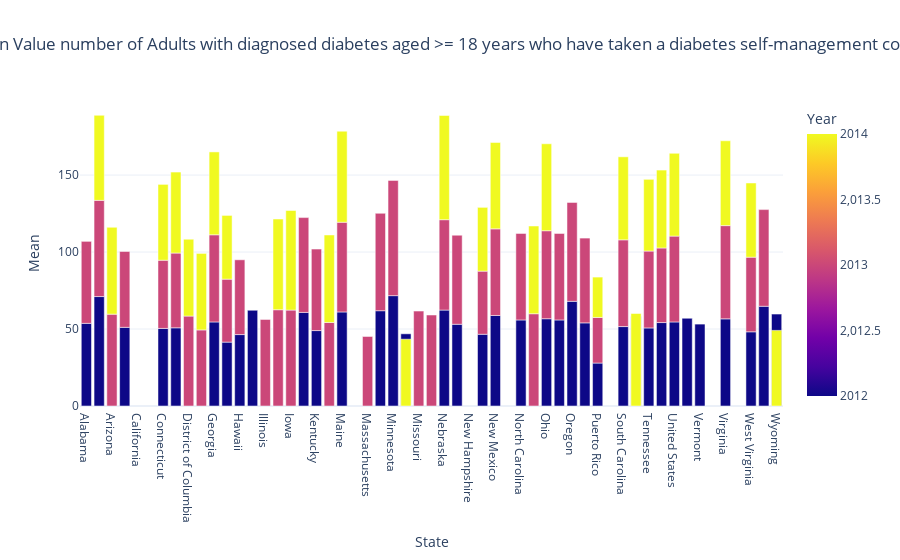
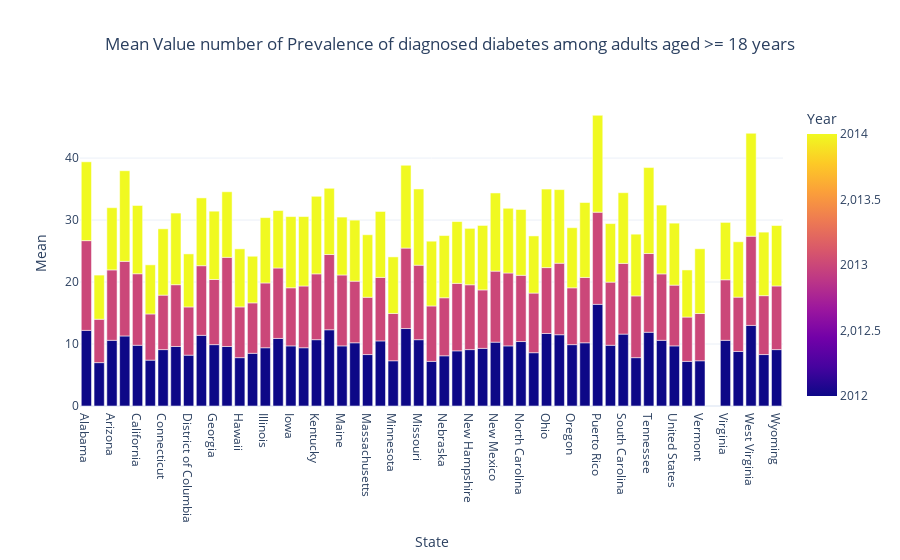

Notebook source saved alongside these figures, in order:
### Markdown cell above
<h2>Key information on Alcohol Consumption</h2>
We retrieved some very useful informations already. The histograms show that the datasets are normally distributed and the boxplots enable us to visualize the amount of outliers. Outliers represent groups of people that have a large consumption of alcohol and that could lead to secondary health problems.
<br><br>
Furthermore, the alcohol consumption frequency is 4 days per week. We also discovered that the average person drinks over 7 drinks on a given occasion. The CDC considers excessive alcohol use for anyone drinking 4+ drinks each time and alcohol abuse with 14+ drinks per week. This means that the average american consumes <u>28 drinks</u> per week and over 50% has a harmful consumption of alcohol.
<br><br>
The pile graphs show a detailed distribution of each data per State per year alongside the US mean values. 
<br><br>
<b>Note 3:</b> Guam, Puerto Rico, The Virgin Islands and American Samoa are considered as extraterritorial part of the US and data was presented whenever available.
<br>
<b>Note 4:</b> The Virgins Islands graph is empty due to the error being over 30% on the data collected.

### Code cell
# Filter for 'Mean' DataValueType and 'Diabetes' Disease
diabetes_data = filtered_collected_data[(filtered_collected_data['DataValueType'] == 'Crude Prevalence') & (filtered_collected_data['Disease'].str.contains('Diabetes', case=False))]

# filtering two types of questions from diabetes 
questions_filter = ['Prevalence of diagnosed diabetes among adults aged >= 18 years',
                    'Adults with diagnosed diabetes aged >= 18 years who have taken a diabetes self-management course']

# Filter the diabetes_data based on the specific questions
filtered_diabetes_data = diabetes_data[diabetes_data['Question'].isin(questions_filter)]

# Loop through each unique type of data in the 'Question' column
questions = filtered_diabetes_data['Question'].unique()

for question in questions:
    question_data = filtered_diabetes_data[filtered_diabetes_data['Question'] == question]
    if question_data.empty:
        print(f"No data available for question: {question}")
        continue

    # Plotting graphs of DataValueAlt to check distribution
    fig, axs = plt.subplots(1, 2, figsize=(12, 5))

    # Histogram
    axs[0].hist(question_data['DataValueAlt'].dropna(), bins=10)
    axs[0].set_xlabel('DataValueAlt')
    axs[0].set_ylabel('Frequency')
    axs[0].set_title(f'Histogram of {question}')

    # Boxplot
    axs[1].boxplot(question_data['DataValueAlt'].dropna())
    axs[1].set_xlabel('DataValueAlt')
    axs[1].set_ylabel('Values')
    axs[1].set_title(f'Boxplot of {question}')
    axs[1].grid(False)

    # Adjusting the layout
    plt.tight_layout()
    plt.show()

    print(f'Here is the description of the dataset for the column "DataValueAlt" for\n {question}:\n')
    print(question_data['DataValueAlt'].describe())

    # Calculating the outliers
    Q1 = question_data['DataValueAlt'].quantile(0.25)
    Q3 = question_data['DataValueAlt'].quantile(0.75)
    IQR = Q3 - Q1
    inferior_limit = Q1 - 1.5 * IQR
    superior_limit = Q3 + 1.5 * IQR

    # Filtering the outliers
    outliers = question_data[(question_data['DataValueAlt'] < inferior_limit) | (question_data['DataValueAlt'] > superior_limit)]

    print(f"The superior limit is {superior_limit:.2f}.\n The inferior limit is {inferior_limit:.2f}.\n The Interquartile Range is {IQR:.2f}.")
    
    # Grouping data by 'YearStart' and 'LocationDesc' and calculating the mean of 'DataValueAlt'
    grouped_data = question_data.groupby(['YearStart', 'LocationDesc'])['DataValueAlt'].mean().reset_index()
    
    # Creating an interactive bar graph for the full dataset
    fig_full_data = px.bar(grouped_data,
                           x='LocationDesc',
                           y='DataValueAlt',
                           color='YearStart',
                           barmode='group',
                           title=f'Mean Value number of {question}',
                           labels={'DataValueAlt': 'Mean', 'LocationDesc': 'State', 'YearStart': 'Year'})

    # Updating the layout for a modern look
    fig_full_data.update_layout(
        template='plotly_white',  # Choose a modern template
        xaxis_title='State',
        yaxis_title='Mean',
        title_x=0.5,  # Center the title
        legend_title_text='Year'
    )

    # Show the figure
    fig_full_data.show()

    print()

### Figure 1 — Plotly figure (JSON) as saved in the notebook; plotly's stock layout.template omitted (floating-point values rounded to 4 significant figures; data arrays with more than 128 entries replaced by an {"elided": "..."} marker saying what was removed)
{"data": [{"alignmentgroup": "True", "hovertemplate": "State=%{x}<br>Mean=%{y}<br>Year=%{marker.color}<extra></extra>", "legendgroup": "", "marker": {"color": {"elided": "165 int values"}, "coloraxis": "coloraxis", "pattern": {"shape": ""}}, "name": "", "offsetgroup": "", "orientation": "v", "showlegend": false, "textposition": "auto", "type": "bar", "x": {"elided": "165 str values"}, "xaxis": "x", "y": {"elided": "165 float values"}, "yaxis": "y"}], "layout": {"barmode": "group", "coloraxis": {"colorbar": {"title": {"text": "Year"}}, "colorscale": [[0, "#0d0887"], [0.1111, "#46039f"], [0.2222, "#7201a8"], [0.3333, "#9c179e"], [0.4444, "#bd3786"], [0.5556, "#d8576b"], [0.6667, "#ed7953"], [0.7778, "#fb9f3a"], [0.8889, "#fdca26"], [1, "#f0f921"]]}, "legend": {"title": {"text": "Year"}, "tracegroupgap": 0}, "title": {"text": "Mean Value number of Adults with diagnosed diabetes aged >= 18 years who have taken a diabetes self-management course", "x": 0.5}, "xaxis": {"anchor": "y", "domain": [0, 1], "title": {"text": "State"}}, "yaxis": {"anchor": "x", "domain": [0, 1], "title": {"text": "Mean"}}}}

### Figure 2 — Plotly figure (JSON) as saved in the notebook; plotly's stock layout.template omitted (floating-point values rounded to 4 significant figures; data arrays with more than 128 entries replaced by an {"elided": "..."} marker saying what was removed)
{"data": [{"alignmentgroup": "True", "hovertemplate": "State=%{x}<br>Mean=%{y}<br>Year=%{marker.color}<extra></extra>", "legendgroup": "", "marker": {"color": {"elided": "165 int values"}, "coloraxis": "coloraxis", "pattern": {"shape": ""}}, "name": "", "offsetgroup": "", "orientation": "v", "showlegend": false, "textposition": "auto", "type": "bar", "x": {"elided": "165 str values"}, "xaxis": "x", "y": {"elided": "165 float values"}, "yaxis": "y"}], "layout": {"barmode": "group", "coloraxis": {"colorbar": {"title": {"text": "Year"}}, "colorscale": [[0, "#0d0887"], [0.1111, "#46039f"], [0.2222, "#7201a8"], [0.3333, "#9c179e"], [0.4444, "#bd3786"], [0.5556, "#d8576b"], [0.6667, "#ed7953"], [0.7778, "#fb9f3a"], [0.8889, "#fdca26"], [1, "#f0f921"]]}, "legend": {"title": {"text": "Year"}, "tracegroupgap": 0}, "title": {"text": "Mean Value number of Prevalence of diagnosed diabetes among adults aged >= 18 years", "x": 0.5}, "xaxis": {"anchor": "y", "domain": [0, 1], "title": {"text": "State"}}, "yaxis": {"anchor": "x", "domain": [0, 1], "title": {"text": "Mean"}}}}
